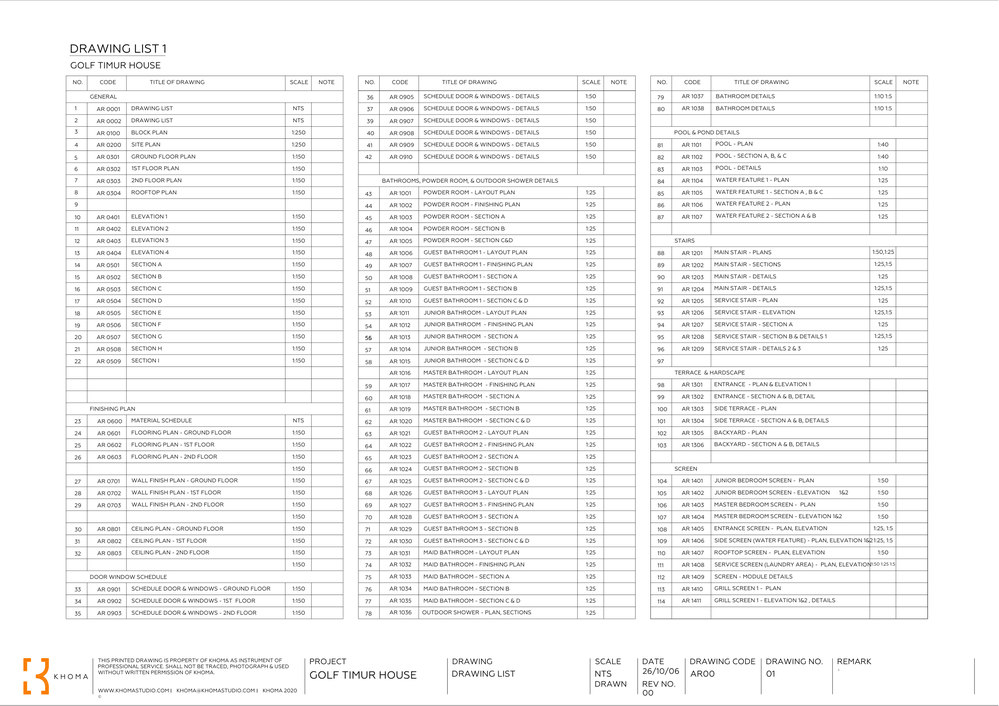
#> input picture scripts/page_1.png, 999 x 706 px, shrunk from 2482 x 1755 before the run, found by its file name
$ python check-crop.py
#> lines starting #> are read from the running program, lines starting #| are printed output that depends on the picture
from PIL import Image

im = Image.open('d:/01. AI/MDrawing/mdrawing/scripts/page_1.png')
#> im is the input picture: PIL image 999x706 RGB; mean R, G, B 243.7, 243.6, 243.6
w, h = im.size
#> w = 999; h = 706
print('Image size:', w, h)
#| Image size: 999 706

# Let's crop around column 1, from y=15% to 40%, x=0% to 40%
crop1 = im.crop((int(w * 0.05), int(h * 0.15), int(w * 0.40), int(h * 0.42)))
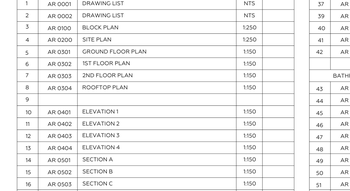
#> crop1: PIL image 350x191 RGB; min 80, max 255, mean 242.3
crop1.save('d:/01. AI/MDrawing/mdrawing/scripts/crop_col1_rows5_15.png')
print('Saved crop_col1_rows5_15.png')

$ run again, with scripts/page_2.png copied over scripts/page_1.png
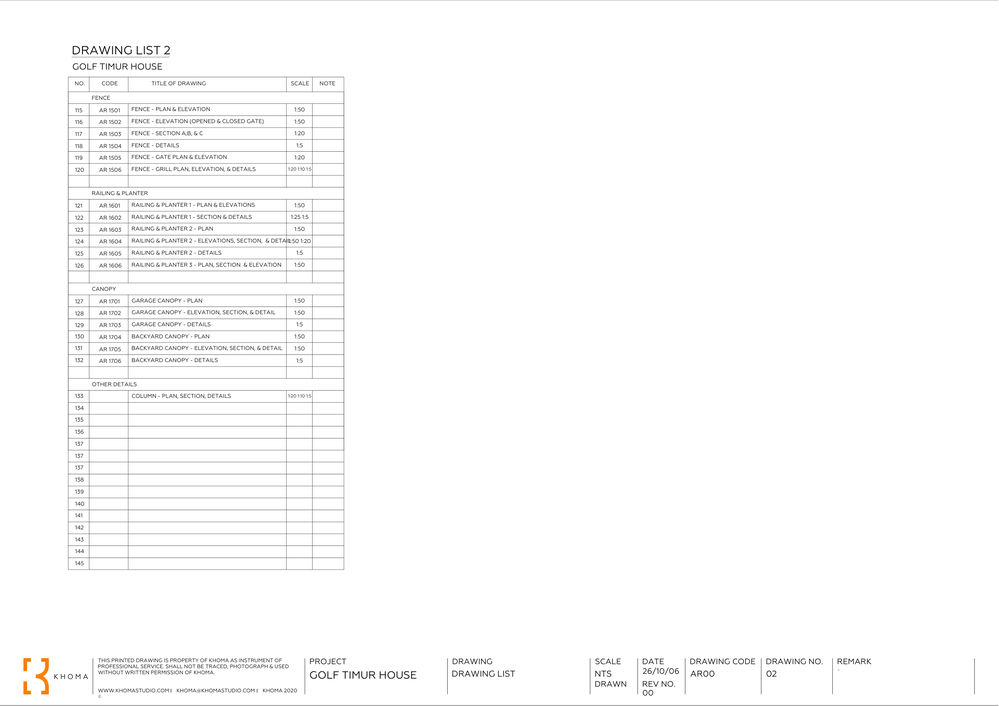
#> input picture scripts/page_2.png, 999 x 706 px, shrunk from 2482 x 1755 before the run, found by its file name
#> im is the input picture: PIL image 999x706 RGB; mean R, G, B 251.4, 251.3, 251.3
#| Image size: 999 706
#> `crop1 = im.crop((int(w * 0.05), int(h * 0.15), int(w * 0.40), int(h * ..`:
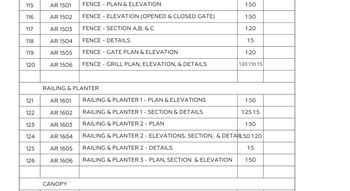
#> crop1: PIL image 350x191 RGB; min 76, max 255, mean 242
